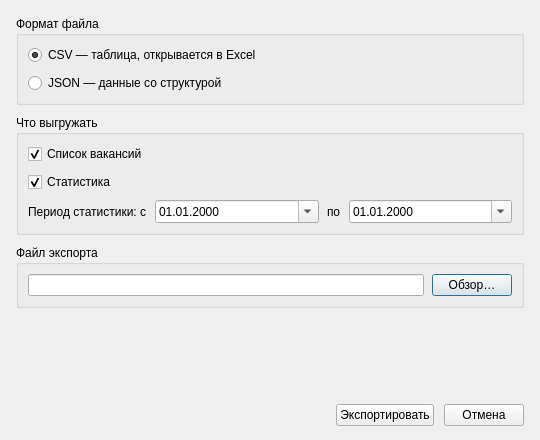
<?xml version="1.0" encoding="UTF-8"?>
<ui version="4.0">
 <class>ExportDialog</class>
 <widget class="QDialog" name="ExportDialog">
  <property name="geometry">
   <rect><x>0</x><y>0</y><width>540</width><height>440</height></rect>
  </property>
  <property name="minimumSize">
   <size><width>500</width><height>400</height></size>
  </property>
  <property name="windowTitle"><string>Экспорт данных</string></property>
  <layout class="QVBoxLayout" name="mainLayout" stretch="0,0,0,1,0">
   <property name="leftMargin"><number>16</number></property>
   <property name="topMargin"><number>16</number></property>
   <property name="rightMargin"><number>16</number></property>
   <property name="bottomMargin"><number>14</number></property>
   <property name="spacing"><number>10</number></property>
   <item>
    <widget class="QGroupBox" name="grpFormat">
     <property name="title"><string>Формат файла</string></property>
     <layout class="QVBoxLayout" name="formatLayout">
      <property name="spacing"><number>8</number></property>
      <item>
       <widget class="QRadioButton" name="rbtCSV">
        <property name="text"><string>CSV — таблица, открывается в Excel</string></property>
        <property name="checked"><bool>true</bool></property>
       </widget>
      </item>
      <item>
       <widget class="QRadioButton" name="rbtJSON">
        <property name="text"><string>JSON — данные со структурой</string></property>
       </widget>
      </item>
     </layout>
    </widget>
   </item>
   <item>
    <widget class="QGroupBox" name="grpContent">
     <property name="title"><string>Что выгружать</string></property>
     <layout class="QVBoxLayout" name="contentLayout">
      <property name="spacing"><number>8</number></property>
      <item>
       <widget class="QCheckBox" name="chkVacancies">
        <property name="text"><string>Список вакансий</string></property>
        <property name="checked"><bool>true</bool></property>
       </widget>
      </item>
      <item>
       <widget class="QCheckBox" name="chkStatistics">
        <property name="text"><string>Статистика</string></property>
        <property name="checked"><bool>true</bool></property>
       </widget>
      </item>
      <item>
       <layout class="QHBoxLayout" name="periodLayout" stretch="0,1,0,1">
        <property name="spacing"><number>8</number></property>
        <item>
         <widget class="QLabel" name="lblPeriod">
          <property name="text"><string>Период статистики: с</string></property>
         </widget>
        </item>
        <item>
         <widget class="QDateEdit" name="dateFrom">
          <property name="calendarPopup"><bool>true</bool></property>
          <property name="displayFormat"><string>dd.MM.yyyy</string></property>
         </widget>
        </item>
        <item>
         <widget class="QLabel" name="lblPeriodTo">
          <property name="text"><string>по</string></property>
         </widget>
        </item>
        <item>
         <widget class="QDateEdit" name="dateTo">
          <property name="calendarPopup"><bool>true</bool></property>
          <property name="displayFormat"><string>dd.MM.yyyy</string></property>
         </widget>
        </item>
       </layout>
      </item>
     </layout>
    </widget>
   </item>
   <item>
    <widget class="QGroupBox" name="grpFile">
     <property name="title"><string>Файл экспорта</string></property>
     <layout class="QHBoxLayout" name="fileLayout" stretch="1,0">
      <property name="spacing"><number>8</number></property>
      <item>
       <widget class="QLineEdit" name="edtPath"/>
      </item>
      <item>
       <widget class="QPushButton" name="btnBrowse">
        <property name="text"><string>Обзор…</string></property>
       </widget>
      </item>
     </layout>
    </widget>
   </item>
   <item>
    <widget class="QWidget" name="stretch"/>
   </item>
   <item>
    <layout class="QHBoxLayout" name="buttonsLayout" stretch="1,0">
     <property name="spacing"><number>10</number></property>
     <item>
      <widget class="QWidget" name="btnStretch"/>
     </item>
     <item>
      <layout class="QHBoxLayout" name="buttonsInner" stretch="0,0">
       <property name="spacing"><number>10</number></property>
       <item>
        <widget class="QPushButton" name="btnExport">
         <property name="text"><string>Экспортировать</string></property>
        </widget>
       </item>
       <item>
        <widget class="QPushButton" name="btnCancel">
         <property name="text"><string>Отмена</string></property>
        </widget>
       </item>
      </layout>
     </item>
    </layout>
   </item>
  </layout>
 </widget>
 <resources/>
 <connections/>
</ui>
